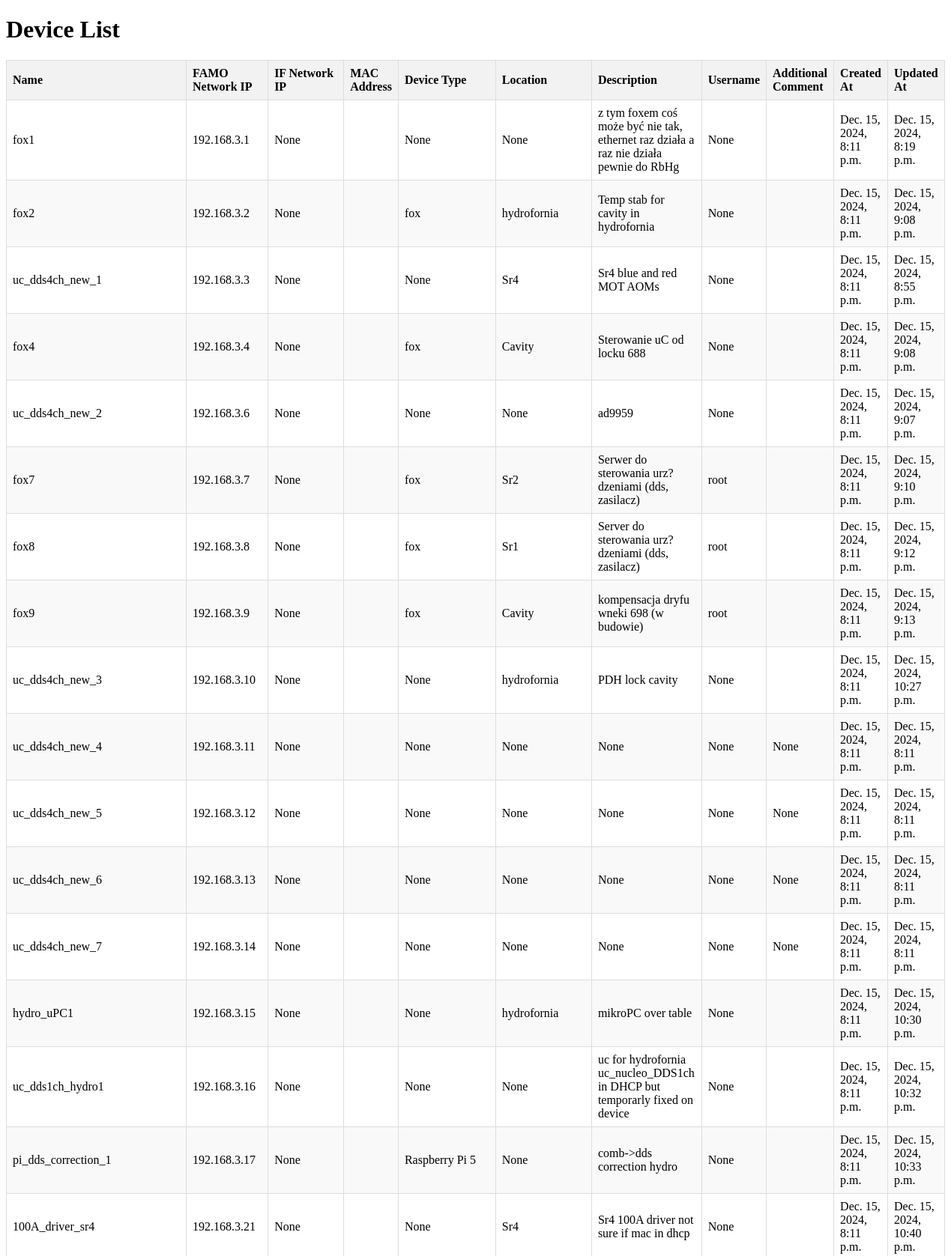
Page /devices/ (upper part) on the committed database.
### devices/models.py (models this page shows, shortened)
class Device(models.Model):
    name = models.CharField(max_length=100, verbose_name="Device Name")
    ip_famo = models.GenericIPAddressField(verbose_name="FAMO Network IP", blank=True, null=True)
    numeric_ip_famo = models.BigIntegerField(blank=True, null=True, editable=False)
    ip_if = models.GenericIPAddressField(verbose_name="IF Network IP", blank=True, null=True)
    numeric_ip_famo = models.BigIntegerField(blank=True, null=True, editable=False)
    mac_famo = models.CharField(max_length=17, verbose_name="FAMO Network MAC Address", blank=True, null=True)
    mac_if = models.CharField(max_length=17, verbose_name="IF Network MAC Address", blank=True, null=True)
    device_type = models.CharField(max_length=50, verbose_name="Device Type", blank=True, null=True)
    location = models.CharField(max_length=100, verbose_name="Location", blank=True, null=True)
    description = models.TextField(verbose_name="Description", blank=True, null=True)
    username = models.CharField(max_length=100, verbose_name="Username", blank=True, null=True)
    comment = models.TextField(verbose_name="Additional Comment", blank=True, null=True)
    created_at = models.DateTimeField(auto_now_add=True, verbose_name="Created At")
    updated_at = models.DateTimeField(auto_now=True, verbose_name="Updated At")

### devices/views.py (the view)
# urls.py: path('devices/', devices.views.device_list, name='device_list'),
def device_list(request):
    devices = Device.objects.all()
    return render(request, 'device_list.html', {'devices': devices})

### devices/templates/device_list.html (shortened to what this page needs)
<!DOCTYPE html>
<html lang="en">
<head>
</head>
<body>
    <h1>Device List</h1>
    <table>
        <thead>
            <tr>
                <th>Name</th>
                <th>FAMO Network IP</th>
                <th>IF Network IP</th>
                <th>MAC Address</th>
                <th>Device Type</th>
                <th>Location</th>
                <th>Description</th>
                <th>Username</th>
                <th>Additional Comment</th>
                <th>Created At</th>
                <th>Updated At</th>
            </tr>
        </thead>
        <tbody>
            {% for device in devices %}
            <tr>
                <td>{{ device.name }}</td>
                <td>{{ device.ip_famo }}</td>
                <td>{{ device.ip_if }}</td>
                <td>{{ device.mac }}</td>
                <td>{{ device.device_type }}</td>
                <td>{{ device.location }}</td>
                <td>{{ device.description }}</td>
                <td>{{ device.username }}</td>
                <td>{{ device.comment }}</td>
                <td>{{ device.created_at }}</td>
                <td>{{ device.updated_at }}</td>
            </tr>
            {% endfor %}
        </tbody>
    </table>
</body>
</html>

### devices/templates/device_list.html (style rules this page uses)
table { width: 100%; border-collapse: collapse; margin-top: 20px; }
th, td { border: 1px solid #ddd; padding: 8px; text-align: left; }
th { background-color: #f2f2f2; }
tr:nth-child(even) { background-color: #f9f9f9; }

### rows in the picture
Device: name "fox1", ip_famo "192.168.3.1", ip_if "None", device_type "None", location "None", description "z tym foxem coś może być nie tak, ethernet raz działa a raz nie działa pewnie do RbHg", username "None", created_at "Dec. 15, 2024, 8:11 p.m.", updated_at "Dec. 15, 2024, 8:19 p.m."
Device: name "fox2", ip_famo "192.168.3.2", ip_if "None", device_type "fox", location "hydrofornia", description "Temp stab for cavity in hydrofornia", username "None", created_at "Dec. 15, 2024, 8:11 p.m.", updated_at "Dec. 15, 2024, 9:08 p.m."
Device: name "uc_dds4ch_new_1", ip_famo "192.168.3.3", ip_if "None", device_type "None", location "Sr4", description "Sr4 blue and red MOT AOMs", username "None", created_at "Dec. 15, 2024, 8:11 p.m.", updated_at "Dec. 15, 2024, 8:55 p.m."
Device: name "fox4", ip_famo "192.168.3.4", ip_if "None", device_type "fox", location "Cavity", description "Sterowanie uC od locku 688", username "None", created_at "Dec. 15, 2024, 8:11 p.m.", updated_at "Dec. 15, 2024, 9:08 p.m."
Device: name "uc_dds4ch_new_2", ip_famo "192.168.3.6", ip_if "None", device_type "None", location "None", description "ad9959", username "None", created_at "Dec. 15, 2024, 8:11 p.m.", updated_at "Dec. 15, 2024, 9:07 p.m."
Device: name "fox7", ip_famo "192.168.3.7", ip_if "None", device_type "fox", location "Sr2", description "Serwer do sterowania urz?dzeniami (dds, zasilacz)", username "root", created_at "Dec. 15, 2024, 8:11 p.m.", updated_at "Dec. 15, 2024, 9:10 p.m."
Device: name "fox8", ip_famo "192.168.3.8", ip_if "None", device_type "fox", location "Sr1", description "Server do sterowania urz?dzeniami (dds, zasilacz)", username "root", created_at "Dec. 15, 2024, 8:11 p.m.", updated_at "Dec. 15, 2024, 9:12 p.m."
Device: name "fox9", ip_famo "192.168.3.9", ip_if "None", device_type "fox", location "Cavity", description "kompensacja dryfu wneki 698 (w budowie)", username "root", created_at "Dec. 15, 2024, 8:11 p.m.", updated_at "Dec. 15, 2024, 9:13 p.m."
Device: name "uc_dds4ch_new_3", ip_famo "192.168.3.10", ip_if "None", device_type "None", location "hydrofornia", description "PDH lock cavity", username "None", created_at "Dec. 15, 2024, 8:11 p.m.", updated_at "Dec. 15, 2024, 10:27 p.m."
Device: name "uc_dds4ch_new_4", ip_famo "192.168.3.11", ip_if "None", device_type "None", location "None", description "None", username "None", comment "None", created_at "Dec. 15, 2024, 8:11 p.m.", updated_at "Dec. 15, 2024, 8:11 p.m."
Device: name "uc_dds4ch_new_5", ip_famo "192.168.3.12", ip_if "None", device_type "None", location "None", description "None", username "None", comment "None", created_at "Dec. 15, 2024, 8:11 p.m.", updated_at "Dec. 15, 2024, 8:11 p.m."
Device: name "uc_dds4ch_new_6", ip_famo "192.168.3.13", ip_if "None", device_type "None", location "None", description "None", username "None", comment "None", created_at "Dec. 15, 2024, 8:11 p.m.", updated_at "Dec. 15, 2024, 8:11 p.m."
Device: name "uc_dds4ch_new_7", ip_famo "192.168.3.14", ip_if "None", device_type "None", location "None", description "None", username "None", comment "None", created_at "Dec. 15, 2024, 8:11 p.m.", updated_at "Dec. 15, 2024, 8:11 p.m."
Device: name "hydro_uPC1", ip_famo "192.168.3.15", ip_if "None", device_type "None", location "hydrofornia", description "mikroPC over table", username "None", created_at "Dec. 15, 2024, 8:11 p.m.", updated_at "Dec. 15, 2024, 10:30 p.m."
Device: name "uc_dds1ch_hydro1", ip_famo "192.168.3.16", ip_if "None", device_type "None", location "None", description "uc for hydrofornia uc_nucleo_DDS1ch in DHCP but temporarly fixed on device", username "None", created_at "Dec. 15, 2024, 8:11 p.m.", updated_at "Dec. 15, 2024, 10:32 p.m."
Device: name "pi_dds_correction_1", ip_famo "192.168.3.17", ip_if "None", device_type "Raspberry Pi 5", location "None", description "comb->dds correction hydro", username "None", created_at "Dec. 15, 2024, 8:11 p.m.", updated_at "Dec. 15, 2024, 10:33 p.m."
Device: name "100A_driver_sr4", ip_famo "192.168.3.21", ip_if "None", device_type "None", location "Sr4", description "Sr4 100A driver not sure if mac in dhcp", username "None", created_at "Dec. 15, 2024, 8:11 p.m.", updated_at "Dec. 15, 2024, 10:40 p.m."
